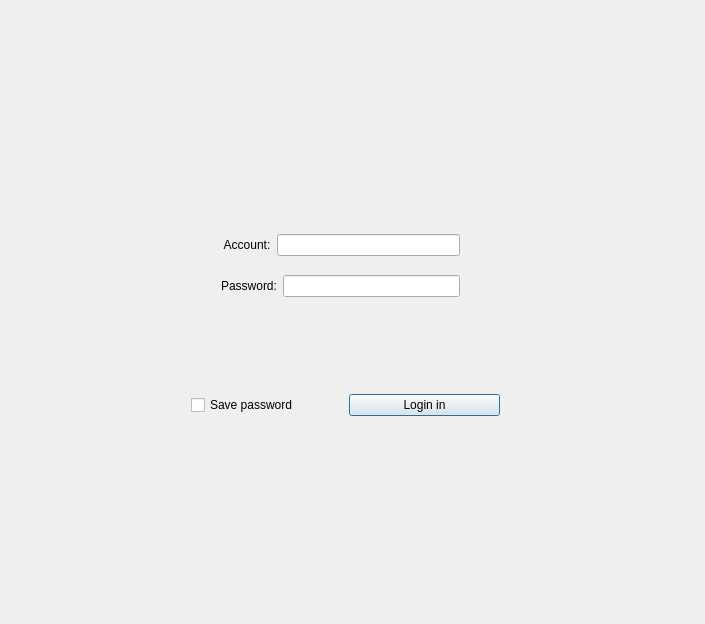
<?xml version="1.0" encoding="UTF-8"?>
<ui version="4.0">
 <class>UserLogin</class>
 <widget class="QDialog" name="UserLogin">
  <property name="enabled">
   <bool>true</bool>
  </property>
  <property name="geometry">
   <rect>
    <x>0</x>
    <y>0</y>
    <width>705</width>
    <height>624</height>
   </rect>
  </property>
  <property name="windowTitle">
   <string>UserLogin</string>
  </property>
  <widget class="QWidget" name="verticalLayoutWidget">
   <property name="geometry">
    <rect>
     <x>210</x>
     <y>210</y>
     <width>261</width>
     <height>111</height>
    </rect>
   </property>
   <layout class="QVBoxLayout" name="verticalLayout">
    <item>
     <layout class="QHBoxLayout" name="horizontalLayout">
      <item>
       <widget class="QLabel" name="account">
        <property name="text">
         <string> Account:</string>
        </property>
       </widget>
      </item>
      <item>
       <widget class="QLineEdit" name="m_LoginAccount"/>
      </item>
     </layout>
    </item>
    <item>
     <layout class="QHBoxLayout" name="horizontalLayout_2">
      <item>
       <widget class="QLabel" name="password">
        <property name="text">
         <string>Password:</string>
        </property>
       </widget>
      </item>
      <item>
       <widget class="QLineEdit" name="m_LoginPasswd">
        <property name="enabled">
         <bool>true</bool>
        </property>
       </widget>
      </item>
     </layout>
    </item>
   </layout>
  </widget>
  <widget class="QWidget" name="horizontalLayoutWidget_3">
   <property name="geometry">
    <rect>
     <x>180</x>
     <y>370</y>
     <width>331</width>
     <height>71</height>
    </rect>
   </property>
   <layout class="QHBoxLayout" name="horizontalLayout_3">
    <item>
     <widget class="QCheckBox" name="s_chooseps">
      <property name="text">
       <string>Save password</string>
      </property>
     </widget>
    </item>
    <item>
     <widget class="QPushButton" name="m_Login">
      <property name="text">
       <string>Login in</string>
      </property>
     </widget>
    </item>
   </layout>
  </widget>
  <widget class="ImageSelect" name="m_LoginImage">
   <property name="geometry">
    <rect>
     <x>250</x>
     <y>10</y>
     <width>201</width>
     <height>161</height>
    </rect>
   </property>
   <property name="text">
    <string/>
   </property>
  </widget>
 </widget>
 <layoutdefault spacing="6" margin="11"/>
 <customwidgets>
  <customwidget>
   <class>ImageSelect</class>
   <extends>QLabel</extends>
   <header>imageselect.h</header>
  </customwidget>
 </customwidgets>
 <resources/>
 <connections/>
</ui>
